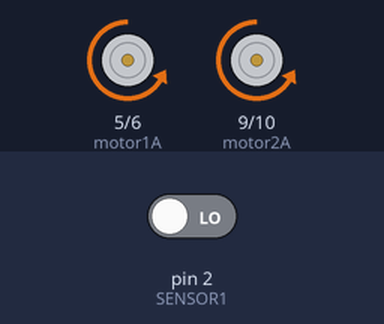
Bench run of a sketch on a simulated Arduino Uno, built with avr-gcc and run on an emulated ATmega328P. Parts: motor-driver pin pairs drawn as motors (green arrow = first pin HIGH = forward, orange = second pin HIGH = backward, longer = more drive). Inputs (shaded band) come from the test bench; at power-on: pin 2 (SENSOR1) LOW. What the sketch prints to the serial monitor is not drawn.

Above: at 1.2 s.
1.3 s: pin 2 (SENSOR1) driven HIGH
At 2.6 s:
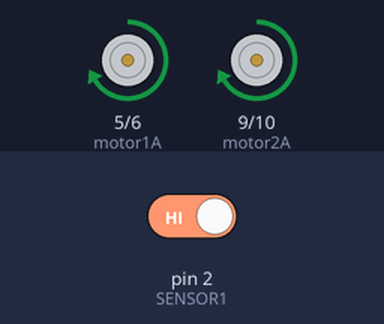
Timing chart, 0 to 4.3 s (numbered marks = the images above; inputs shaded):
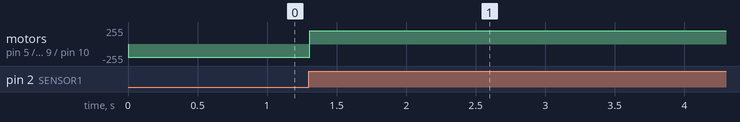

The sketch:

sensor1.ino
```cpp
#define SENSOR1 2 // SENSOR1의 핀 2번을 저장
#define motor1A 5 // motor1A (전진이 아닐경우, 5,6번 서로 교체)
#define motor1B 6 // motor1B (전진이 아닐경우, 5,6번 서로 교체)
#define motor2A 9 // motor2A (전진이 아닐경우, 9,10번 서로 교체)
#define motor2B 10 // motor2B (전진이 아닐경우, 9,10번 서로 교체)

void setup() {
  // put your setup code here, to run once:
  pinMode(SENSOR1, INPUT);
  pinMode(motor1A, OUTPUT);
  pinMode(motor1B, OUTPUT);
  pinMode(motor2A, OUTPUT);
  pinMode(motor2B, OUTPUT);
  Serial.begin(9600);
}

void loop() {
  // put your main code here, to run repeatedly:
  int value1 = digitalRead(SENSOR1);

  Serial.print("조도센서: ");
  Serial.println(value1);

  if (value1 == HIGH){
    // LED 센서에 HIGH가 입력된다면?
    analogWrite(motor1A, 200); // 전진
    analogWrite(motor1B, 0);
    analogWrite(motor2A, 200); // 전진
    analogWrite(motor2B, 0);
  }

  else {
    analogWrite(motor1A, 0);
    analogWrite(motor1B, 200); // 후진
    analogWrite(motor2A, 0);
    analogWrite(motor2B, 200); // 후진
  }
  delay(50);
}
```

Measured:
- after the input at 1.3 s, motor on pin 5 (motor1A) / pin 6 (motor1B), motor on pin 9 (motor2A) / pin 10 (motor2B): backward 200/255 → forward 200/255 at once
